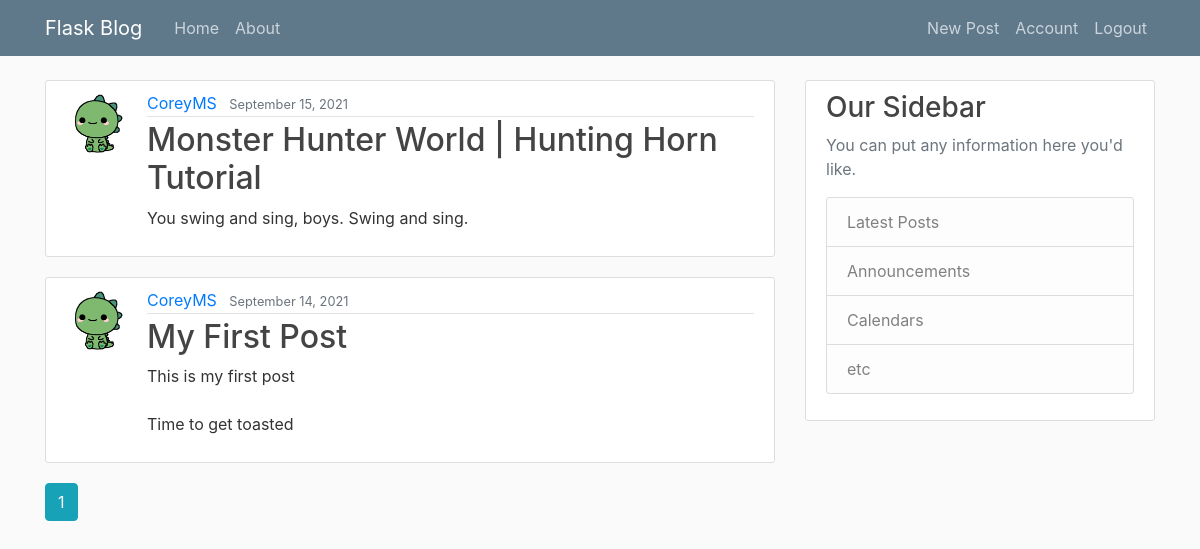
Screenshot of /home (signed in) with the database file from the repository.
### flaskblog/models.py (models this page shows, shortened)
class Post(db.Model):
    __tablename__ = 'post'
    id = db.Column(db.Integer, primary_key=True)
    title = db.Column(db.String(120), nullable=False)
    date_posted = db.Column(db.DateTime, nullable=False, default=datetime.utcnow)
    content = db.Column(db.Text, nullable=False)
    user_id = db.Column(db.Integer, db.ForeignKey('user.id'), nullable=False)

class User(db.Model, UserMixin):
    __tablename__ = 'user'
    id = db.Column(db.Integer, primary_key=True)
    username = db.Column(db.String(20), unique=True, nullable=False)
    email = db.Column(db.String(120), unique=True, nullable=False)
    image_file = db.Column(db.String(20), nullable=False, default='default.jpg')
    password = db.Column(db.String(60), nullable=False)
    posts = db.relationship('Post', backref='author', lazy=True)

### flaskblog/routes.py (the view)
@app.route("/")
@app.route("/home")
def home():
    page = request.args.get('page', 1, type=int)
    posts = Post.query.order_by(Post.date_posted.desc()).paginate(page=page, per_page=5)
    return render_template('home.html', posts=posts)

### flaskblog/models.py (called while the page is built)
@login_manager.user_loader
def load_user(user_id):
    return User.query.get(int(user_id))

### flaskblog/templates/home.html
{% extends "layout.html" %}
{% block content %}
{% for post in posts.items %}
<article class="media content-section">
    <img class="rounded-circle article-img" src="{{ url_for('static', filename='profile_pics/' + post.author.image_file) }}">
    <div class="media-body">
        <div class="article-metadata">
            <a class="mr-2" href="{{ url_for('user_posts', username=post.author.username) }}">
                {{ post.author.username }}
            </a>
            <small class="text-muted">{{ post.date_posted.strftime('%B %d, %Y') }}</small>
        </div>
        <h2><a class="article-title" href="{{ url_for('post', post_id=post.id) }}">{{ post.title }}</a></h2>
        <p class="article-content">{{ post.content }}</p>
    </div>
</article>
{% endfor %}
    {% for page_num in posts.iter_pages(left_edge=1, right_edge=1, left_current=2, right_current=3) %}
        {% if page_num %}
            {% if posts.page == page_num %}
                <a class="btn btn-info mb-4" href="{{ url_for('home', page=page_num) }}">{{ page_num }}</a>
            {% else %}
                <a class="btn btn-outline-info mb-4" href="{{ url_for('home', page=page_num) }}">{{ page_num }}</a>
            {% endif %}
        {% else %}
            ...
        {% endif %}
    {% endfor %}
{% endblock content %}

### flaskblog/static/main.css (style rules this page uses)
body { background: #fafafa; color: #333333; margin-top: 5rem; }
h1, h2, h3, h4, h5, h6 { color: #444444; }
.content-section { background: #ffffff; padding: 10px 20px; border: 1px solid #dddddd; border-radius: 3px; margin-bottom: 20px; }
.article-title { color: #444444; }
.article-content { white-space: pre-line; }
.article-img { height: 65px; width: 65px; margin-right: 16px; }
.article-metadata { padding-bottom: 1px; margin-bottom: 4px; border-bottom: 1px solid #e3e3e3 }

### rows the page displays
Post: image_file (picture), author.username "CoreyMS", date_posted "September 15, 2021", title "Monster Hunter World | Hunting Horn Tutorial", content "You swing and sing, boys. Swing and sing."
Post: image_file (picture), author.username "CoreyMS", date_posted "September 14, 2021", title "My First Post", content "This is my first post Time to get toasted"

### other values shown
{{ page_num }} "1"
